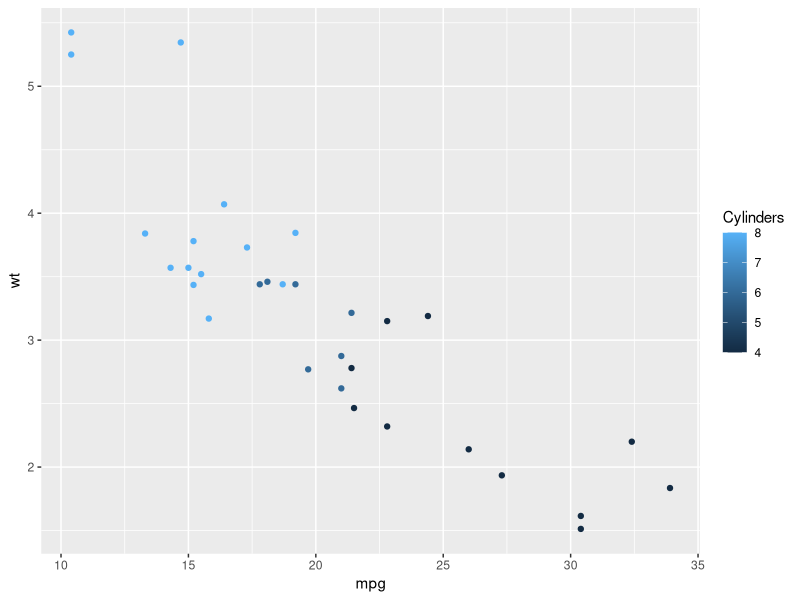
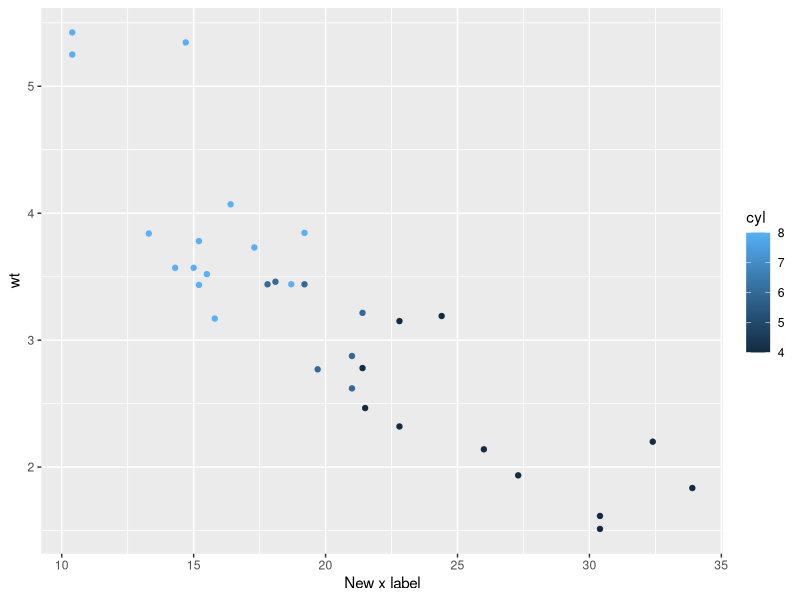
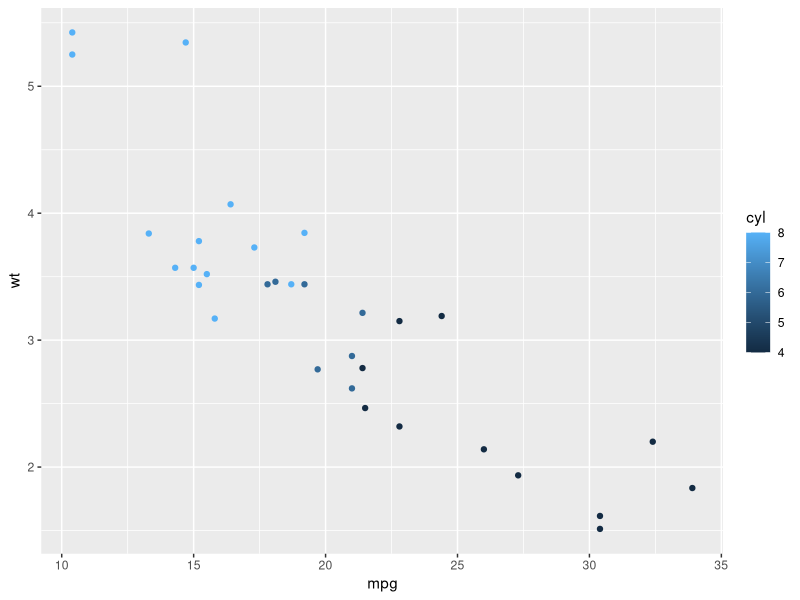
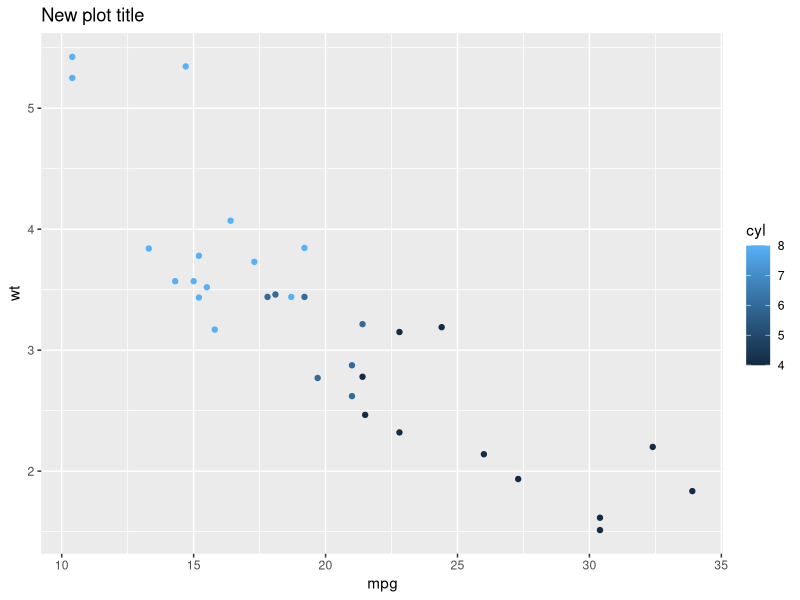
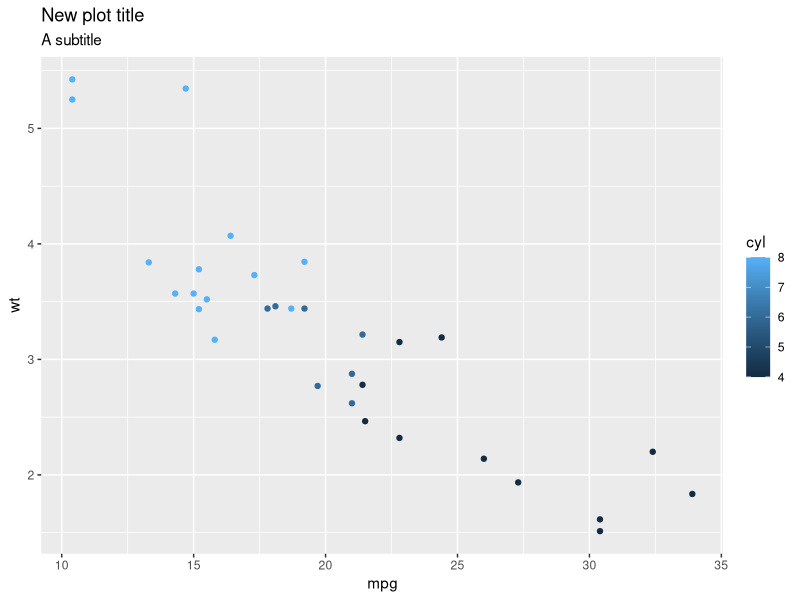
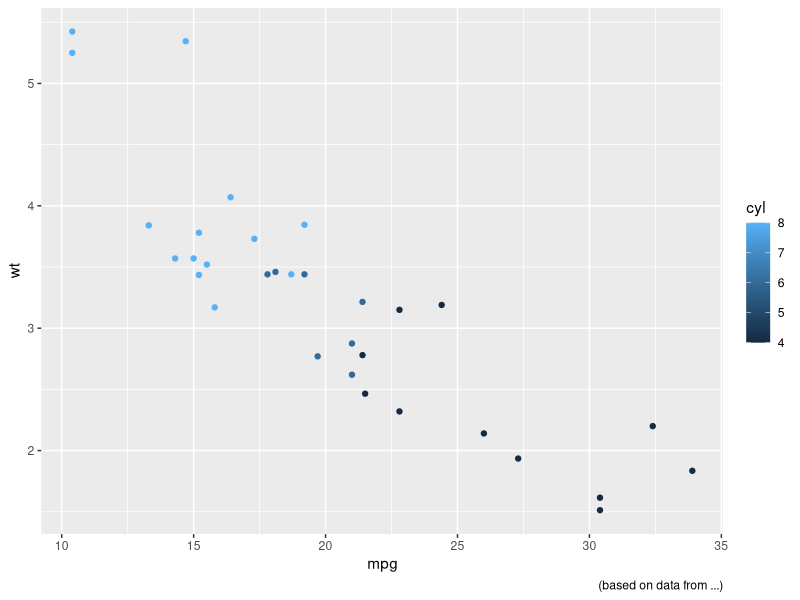
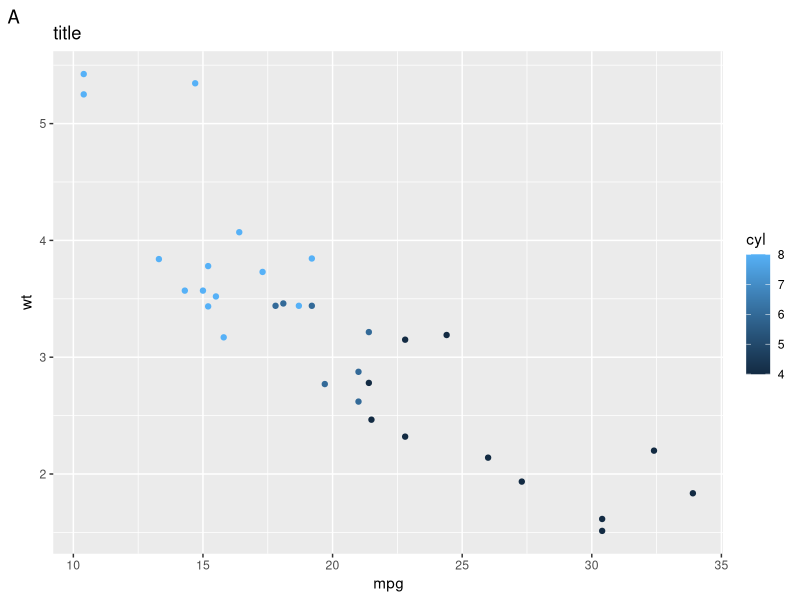
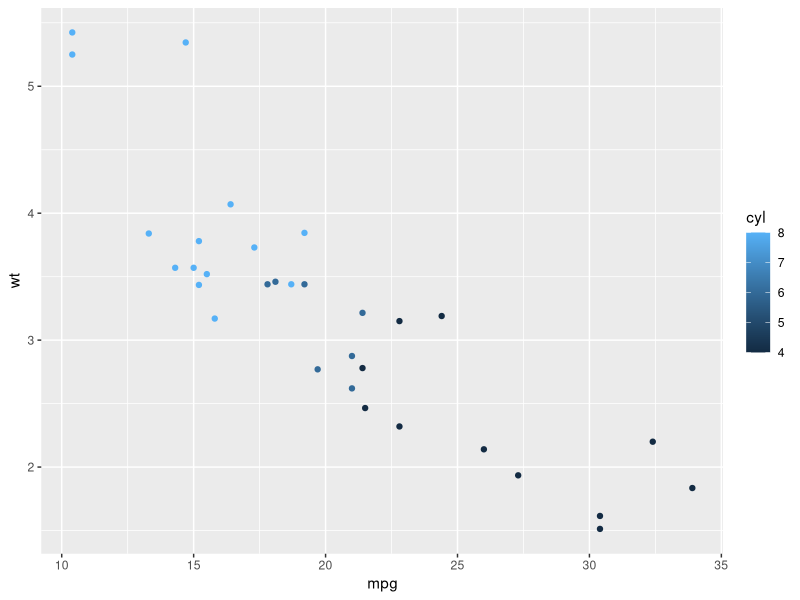

These charts were generated, in order, by the following R code:
# r2py crawler metadata
# package: ggplot2
# source_type: rd_example
# topic: labs.Rd
# source_file: C:\Users\bened\AppData\Local\R\win-library\4.5\ggplot2\help
# lines: 30

suppressPackageStartupMessages(library(ggplot2))
p <- ggplot(mtcars, aes(mpg, wt, colour = cyl)) + geom_point()
p + labs(colour = "Cylinders")
p + labs(x = "New x label")

# Set labels by variable name instead of aesthetic
p + labs(dictionary = c(
  disp = "Displacment", # Not in use
  cyl  = "Number of cylinders",
  mpg  = "Miles per gallon",
  wt   = "Weight (1000 lbs)"
))

# The plot title appears at the top-left, with the subtitle
# display in smaller text underneath it
p + labs(title = "New plot title")
p + labs(title = "New plot title", subtitle = "A subtitle")

# The caption appears in the bottom-right, and is often used for
# sources, notes or copyright
p + labs(caption = "(based on data from ...)")

# The plot tag appears at the top-left, and is typically used
# for labelling a subplot with a letter.
p + labs(title = "title", tag = "A")

# If you want to remove a label, set it to NULL.
p +
 labs(title = "title") +
 labs(title = NULL)
